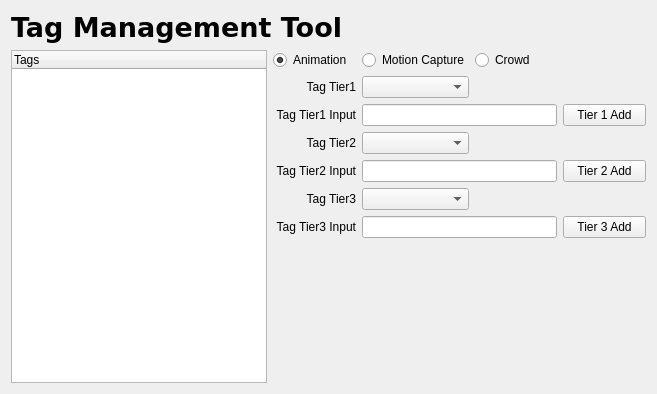
<?xml version="1.0" encoding="UTF-8"?>
<ui version="4.0">
 <class>Form</class>
 <widget class="QWidget" name="Form">
  <property name="geometry">
   <rect>
    <x>0</x>
    <y>0</y>
    <width>657</width>
    <height>394</height>
   </rect>
  </property>
  <property name="windowTitle">
   <string>AnimTagManager by daeseok.chae</string>
  </property>
  <property name="styleSheet">
   <string notr="true"/>
  </property>
  <layout class="QGridLayout" name="gridLayout">
   <item row="0" column="0" colspan="2">
    <widget class="QLabel" name="label_8">
     <property name="sizePolicy">
      <sizepolicy hsizetype="Preferred" vsizetype="Preferred">
       <horstretch>0</horstretch>
       <verstretch>0</verstretch>
      </sizepolicy>
     </property>
     <property name="font">
      <font>
       <family>DejaVu Sans</family>
       <pointsize>20</pointsize>
       <weight>75</weight>
       <bold>true</bold>
      </font>
     </property>
     <property name="styleSheet">
      <string notr="true"/>
     </property>
     <property name="frameShape">
      <enum>QFrame::NoFrame</enum>
     </property>
     <property name="text">
      <string>Tag Management Tool</string>
     </property>
    </widget>
   </item>
   <item row="1" column="0" rowspan="8">
    <widget class="QTreeWidget" name="tagTreeWidget">
     <property name="sizePolicy">
      <sizepolicy hsizetype="Preferred" vsizetype="Expanding">
       <horstretch>0</horstretch>
       <verstretch>0</verstretch>
      </sizepolicy>
     </property>
     <property name="minimumSize">
      <size>
       <width>256</width>
       <height>300</height>
      </size>
     </property>
     <property name="styleSheet">
      <string notr="true"/>
     </property>
     <column>
      <property name="text">
       <string>Tags</string>
      </property>
     </column>
    </widget>
   </item>
   <item row="1" column="1">
    <widget class="QRadioButton" name="animRadioBtn">
     <property name="text">
      <string>Animation</string>
     </property>
     <property name="checked">
      <bool>true</bool>
     </property>
    </widget>
   </item>
   <item row="1" column="2">
    <widget class="QRadioButton" name="mocapRadioBtn">
     <property name="text">
      <string>Motion Capture</string>
     </property>
    </widget>
   </item>
   <item row="1" column="3" colspan="2">
    <widget class="QRadioButton" name="crowdRadioBtn">
     <property name="text">
      <string>Crowd</string>
     </property>
    </widget>
   </item>
   <item row="2" column="1">
    <widget class="QLabel" name="label">
     <property name="styleSheet">
      <string notr="true"/>
     </property>
     <property name="text">
      <string>Tag Tier1</string>
     </property>
     <property name="alignment">
      <set>Qt::AlignRight|Qt::AlignTrailing|Qt::AlignVCenter</set>
     </property>
    </widget>
   </item>
   <item row="2" column="2">
    <widget class="QComboBox" name="tagTier1ComboBox">
     <property name="styleSheet">
      <string notr="true"/>
     </property>
    </widget>
   </item>
   <item row="3" column="1">
    <widget class="QLabel" name="label_7">
     <property name="styleSheet">
      <string notr="true"/>
     </property>
     <property name="text">
      <string>Tag Tier1 Input</string>
     </property>
     <property name="alignment">
      <set>Qt::AlignRight|Qt::AlignTrailing|Qt::AlignVCenter</set>
     </property>
    </widget>
   </item>
   <item row="3" column="2" colspan="2">
    <widget class="QLineEdit" name="tagTier1lineEdit">
     <property name="styleSheet">
      <string notr="true"/>
     </property>
    </widget>
   </item>
   <item row="3" column="4">
    <widget class="QPushButton" name="tier1PushBtn">
     <property name="styleSheet">
      <string notr="true"/>
     </property>
     <property name="text">
      <string>Tier 1 Add</string>
     </property>
    </widget>
   </item>
   <item row="4" column="1">
    <widget class="QLabel" name="label_2">
     <property name="styleSheet">
      <string notr="true"/>
     </property>
     <property name="text">
      <string>Tag Tier2</string>
     </property>
     <property name="alignment">
      <set>Qt::AlignRight|Qt::AlignTrailing|Qt::AlignVCenter</set>
     </property>
    </widget>
   </item>
   <item row="4" column="2">
    <widget class="QComboBox" name="tagTier2ComboBox">
     <property name="styleSheet">
      <string notr="true"/>
     </property>
    </widget>
   </item>
   <item row="5" column="1">
    <widget class="QLabel" name="label_5">
     <property name="styleSheet">
      <string notr="true"/>
     </property>
     <property name="text">
      <string>Tag Tier2 Input</string>
     </property>
     <property name="alignment">
      <set>Qt::AlignRight|Qt::AlignTrailing|Qt::AlignVCenter</set>
     </property>
    </widget>
   </item>
   <item row="5" column="2" colspan="2">
    <widget class="QLineEdit" name="tagTier2lineEdit">
     <property name="styleSheet">
      <string notr="true"/>
     </property>
    </widget>
   </item>
   <item row="5" column="4">
    <widget class="QPushButton" name="tier2PushBtn">
     <property name="styleSheet">
      <string notr="true"/>
     </property>
     <property name="text">
      <string>Tier 2 Add</string>
     </property>
    </widget>
   </item>
   <item row="6" column="1">
    <widget class="QLabel" name="label_3">
     <property name="styleSheet">
      <string notr="true"/>
     </property>
     <property name="text">
      <string>Tag Tier3</string>
     </property>
     <property name="alignment">
      <set>Qt::AlignRight|Qt::AlignTrailing|Qt::AlignVCenter</set>
     </property>
    </widget>
   </item>
   <item row="6" column="2">
    <widget class="QComboBox" name="tagTier3ComboBox">
     <property name="styleSheet">
      <string notr="true"/>
     </property>
    </widget>
   </item>
   <item row="7" column="1">
    <widget class="QLabel" name="label_6">
     <property name="styleSheet">
      <string notr="true"/>
     </property>
     <property name="text">
      <string>Tag Tier3 Input</string>
     </property>
     <property name="alignment">
      <set>Qt::AlignRight|Qt::AlignTrailing|Qt::AlignVCenter</set>
     </property>
    </widget>
   </item>
   <item row="7" column="2" colspan="2">
    <widget class="QLineEdit" name="tagTier3lineEdit">
     <property name="styleSheet">
      <string notr="true"/>
     </property>
    </widget>
   </item>
   <item row="7" column="4">
    <widget class="QPushButton" name="tier3PushBtn">
     <property name="styleSheet">
      <string notr="true"/>
     </property>
     <property name="text">
      <string>Tier 3 Add</string>
     </property>
    </widget>
   </item>
   <item row="8" column="2">
    <spacer name="verticalSpacer">
     <property name="orientation">
      <enum>Qt::Vertical</enum>
     </property>
     <property name="sizeHint" stdset="0">
      <size>
       <width>20</width>
       <height>40</height>
      </size>
     </property>
    </spacer>
   </item>
  </layout>
 </widget>
 <resources/>
 <connections/>
</ui>
